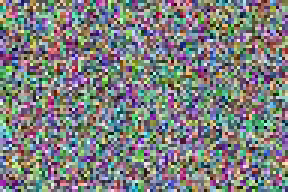
#> input picture frame 0 of samples/d2/duplicate-frames.avi, 96 x 64 px (shown 3 times larger)
$ python demo.py
#> lines starting #> are read from the running program, lines starting #| are printed output that depends on the picture; after the words box and inside, x2 and y2 are one past the last pixel; in counts of white or black regions, pixels touching at a corner belong together
### backend/d2/samples/generate.py
from __future__ import annotations
import json
from pathlib import Path
import cv2,numpy as np
from PIL import Image,ImageDraw
from ..analysis.copy_move import CopyMoveAnalyzer
from ..analysis.video_continuity import VideoContinuityAnalyzer

def generate(root=None):
    root=Path(root or Path(__file__).parents[3]/"samples"/"d2");root.mkdir(parents=True,exist_ok=True);rng=np.random.default_rng(20261112)
    control=rng.integers(0,256,(128,128,3),dtype=np.uint8);Image.fromarray(control).save(root/"control-unedited.png")
    modified=control.copy();modified[80:112,80:112]=modified[16:48,16:48];Image.fromarray(modified).save(root/"copy-move.png")
    mask=Image.new("L",(128,128));draw=ImageDraw.Draw(mask);draw.rectangle((16,16,47,47),fill=255);draw.rectangle((80,80,111,111),fill=255);mask.save(root/"copy-move-mask.png")
    tiles=np.indices((128,128)).sum(axis=0)%16<8;Image.fromarray(np.where(tiles[...,None],220,40).astype(np.uint8).repeat(3,2)).save(root/"repeating-texture-false-alarm.png")
    (root/"corrupt.png").write_bytes(b"not an image");(root/"unsupported.txt").write_text("unsupported media control",encoding="utf-8")
    video=root/"duplicate-frames.avi";writer=cv2.VideoWriter(str(video),cv2.VideoWriter_fourcc(*"MJPG"),5,(96,64));frames=[rng.integers(0,256,(64,96,3),dtype=np.uint8) for _ in range(12)];frames[7]=frames[2].copy()
    for frame in frames:writer.write(frame)
    writer.release();truth={"source_fps":5,"duplicate_pairs":[[2,7]],"note":"Frames 2 and 7 were deliberately made identical before MJPEG encoding."};(root/"duplicate-frames.json").write_text(json.dumps(truth,indent=2),encoding="utf-8")
    image_result=CopyMoveAnalyzer().analyze(root/"copy-move.png",root/"copy-move-mask.png");video_result=VideoContinuityAnalyzer(sample_fps=5,max_frames=20,hamming_threshold=2).analyze(video,truth["duplicate_pairs"])
    report={"seed":20261112,"image":{"statuses":{"format_support":image_result.format_support,"decoding":image_result.decoding,"analysis":image_result.analysis},"evaluation":image_result.evaluation,"limitations":image_result.limitations},"video":{"statuses":{"format_support":video_result.format_support,"decoding":video_result.decoding,"analysis":video_result.analysis},"evaluation":video_result.evaluation,"limitations":video_result.limitations},"controls":["control-unedited.png","repeating-texture-false-alarm.png","corrupt.png","unsupported.txt"]};(root/"evaluation-report.json").write_text(json.dumps(report,indent=2),encoding="utf-8");return report

# [1 lines that do not run on import are left out]

### backend/d2/analysis/copy_move.py
from __future__ import annotations
import io
from collections import Counter,defaultdict
from importlib.metadata import version
import numpy as np
from PIL import Image,ImageDraw
from .base import AnalysisResult,Analyzer
from .metrics import mask_metrics

LIMITATION="Copy-move localization result – possible duplicated regions. Repeated natural textures can produce false matches. This is not a universal authenticity verdict."

class CopyMoveAnalyzer(Analyzer):
    name="Exact overlapping-block shift clustering";version="1.0"
    def __init__(self,block_size=16,step=8,min_shift=24,min_cluster=3,max_dimension=1600): self.parameters={"block_size":block_size,"step":step,"min_shift":min_shift,"min_cluster":min_cluster,"max_dimension":max_dimension}
    def analyze(self,path,ground_truth=None):
        try:
            image=Image.open(path).convert("RGB");image.load()
        except Exception:
            return AnalysisResult("Unsupported","Failed","Failed",self.name,self.version,self.parameters,{},[],"The image could not be decoded.",[LIMITATION])
        if max(image.size)>self.parameters["max_dimension"]: image.thumbnail((self.parameters["max_dimension"],)*2)
        gray=np.asarray(image.convert("L"));b=self.parameters["block_size"];step=self.parameters["step"];groups=defaultdict(list)
        for y in range(0,max(0,gray.shape[0]-b+1),step):
            for x in range(0,max(0,gray.shape[1]-b+1),step): groups[gray[y:y+b,x:x+b].tobytes()].append((x,y))
        shifts=Counter();pairs=[]
        for points in groups.values():
            if 1<len(points)<=20:
                for i,a in enumerate(points):
                    for c in points[i+1:]:
                        dx,dy=c[0]-a[0],c[1]-a[1]
                        if abs(dx)+abs(dy)>=self.parameters["min_shift"]: shifts[(dx,dy)]+=1;pairs.append((a,c,(dx,dy)))
        accepted={shift for shift,count in shifts.items() if count>=self.parameters["min_cluster"]};mask=Image.new("L",image.size);draw=ImageDraw.Draw(mask);regions=[]
        for a,c,shift in pairs:
            if shift in accepted:
                for x,y in (a,c): draw.rectangle((x,y,x+b-1,y+b-1),fill=255);regions.append({"x":x,"y":y,"width":b,"height":b,"shift":{"dx":shift[0],"dy":shift[1]}})
        overlay=image.copy();od=ImageDraw.Draw(overlay,"RGBA")
        for region in regions: od.rectangle((region["x"],region["y"],region["x"]+b,region["y"]+b),fill=(255,65,54,70),outline=(255,30,20,220),width=2)
        mask_bytes=io.BytesIO();mask.save(mask_bytes,"PNG");overlay_bytes=io.BytesIO();overlay.save(overlay_bytes,"PNG")
        evaluation=None
        if ground_truth is not None:
            truth=Image.open(ground_truth).convert("L").resize(image.size,Image.Resampling.NEAREST);evaluation=mask_metrics(np.asarray(mask),np.asarray(truth))
        confidence=min(1.0,sum(shifts[s] for s in accepted)/max(1,(gray.shape[0]//step)*(gray.shape[1]//step)))
        return AnalysisResult("Supported","Succeeded","Completed",self.name,self.version,self.parameters,{"possible_regions":regions,"accepted_shift_clusters":[{"dx":s[0],"dy":s[1],"matching_blocks":shifts[s]} for s in sorted(accepted)],"similarity_score":round(confidence,6)},[{"kind":"copy_move_mask","suffix":".png","bytes":mask_bytes.getvalue()},{"kind":"copy_move_overlay","suffix":".png","bytes":overlay_bytes.getvalue()}],"Possible duplicated regions were localized." if regions else "No duplicated region met the configured exact-block threshold.",[LIMITATION,"The method detects exact repeated blocks and may miss resized, rotated, recompressed, or heavily edited copies."],evaluation)

### backend/d2/analysis/metrics.py
from __future__ import annotations
import numpy as np

def mask_metrics(predicted,truth):
    predicted=np.asarray(predicted)>0;truth=np.asarray(truth)>0
    if predicted.shape!=truth.shape: raise ValueError("Ground-truth mask dimensions must match evidence")
    tp=int(np.logical_and(predicted,truth).sum());fp=int(np.logical_and(predicted,~truth).sum());fn=int(np.logical_and(~predicted,truth).sum());tn=int(np.logical_and(~predicted,~truth).sum());union=tp+fp+fn
    safe=lambda n,d:float(n/d) if d else (1.0 if n==0 else 0.0)
    precision=safe(tp,tp+fp);recall=safe(tp,tp+fn)
    return {"iou":safe(tp,union),"pixel_agreement":safe(tp+tn,tp+tn+fp+fn),"precision":precision,"recall":recall,"f1":safe(2*precision*recall,precision+recall),"tp":tp,"fp":fp,"fn":fn,"tn":tn}

def frame_metrics(detected,truth):
    detected={tuple(sorted(map(int,p))) for p in detected};truth={tuple(sorted(map(int,p))) for p in truth};tp=len(detected&truth);fp=len(detected-truth);fn=len(truth-detected);safe=lambda n,d:float(n/d) if d else (1.0 if n==0 else 0.0);p=safe(tp,tp+fp);r=safe(tp,tp+fn)
    return {"precision":p,"recall":r,"f1":safe(2*p*r,p+r),"true_positive_pairs":tp,"false_positive_pairs":fp,"missed_pairs":fn}

### backend/d2/analysis/video_continuity.py
from __future__ import annotations
import hashlib
import cv2,numpy as np
from .base import AnalysisResult,Analyzer
from .metrics import frame_metrics
LIMITATION="Frame continuity observation only. Static scenes or certain encoding behaviors can also produce identical frames. This is not comprehensive tampering authentication."

def ahash(frame):
    small=cv2.resize(cv2.cvtColor(frame,cv2.COLOR_BGR2GRAY),(8,8),interpolation=cv2.INTER_AREA);bits=(small>=small.mean()).flatten();return sum(int(bit)<<index for index,bit in enumerate(bits))

class VideoContinuityAnalyzer(Analyzer):
    name="Bounded fixed-rate exact/aHash duplicate-frame comparison";version="1.0"
    def __init__(self,sample_fps=1.0,max_frames=120,max_duration_seconds=120.0,hamming_threshold=2): self.parameters={"sample_fps":sample_fps,"max_frames":max_frames,"max_duration_seconds":max_duration_seconds,"hamming_threshold":hamming_threshold}
    def analyze(self,path,ground_truth_pairs=None):
        capture=cv2.VideoCapture(str(path))
        if not capture.isOpened(): return AnalysisResult("Unsupported","Failed","Failed",self.name,self.version,self.parameters,{},[],"The video container could not be decoded.",[LIMITATION])
        source_fps=capture.get(cv2.CAP_PROP_FPS) or 25.0;frame_count=capture.get(cv2.CAP_PROP_FRAME_COUNT) or 0;duration=frame_count/source_fps;step=max(1,round(source_fps/self.parameters["sample_fps"]));samples=[];index=0
        while len(samples)<self.parameters["max_frames"] and index/source_fps<=self.parameters["max_duration_seconds"]:
            capture.set(cv2.CAP_PROP_POS_FRAMES,index);ok,frame=capture.read()
            if not ok: break
            samples.append({"frame_index":index,"timestamp_ms":round(index/source_fps*1000),"exact":hashlib.sha256(frame.tobytes()).hexdigest(),"ahash":ahash(frame)});index+=step
        capture.release();pairs=[]
        for i,a in enumerate(samples):
            for b in samples[i+1:]:
                distance=(a["ahash"]^b["ahash"]).bit_count()
                if a["exact"]==b["exact"] or distance<=self.parameters["hamming_threshold"]: pairs.append({"first_frame":a["frame_index"],"second_frame":b["frame_index"],"first_timestamp_ms":a["timestamp_ms"],"second_timestamp_ms":b["timestamp_ms"],"exact":a["exact"]==b["exact"],"hamming_distance":distance})
        detected=[[p["first_frame"],p["second_frame"]] for p in pairs];evaluation=frame_metrics(detected,ground_truth_pairs) if ground_truth_pairs is not None else None
        partial=duration>self.parameters["max_duration_seconds"] or frame_count>self.parameters["max_frames"]*step
        return AnalysisResult("Supported","Succeeded","Partial" if partial else "Completed",self.name,self.version,self.parameters,{"sampled_frames":len(samples),"source_fps":source_fps,"source_duration_seconds":duration,"duplicate_pairs":pairs},[],f"Observed {len(pairs)} exact or near-exact sampled-frame pair(s).",[LIMITATION,"Sampling is bounded and can miss events between sampled frames."],evaluation)

### backend/d2/demo.py
from __future__ import annotations
import os,subprocess,sys
from pathlib import Path
from .samples.generate import generate

def main():
    generate();print("D2 samples and evaluation report generated.");print("Open http://127.0.0.1:8000/d2");env={**os.environ,"PRATYAKSH_DEMO_IDENTITY":os.getenv("PRATYAKSH_DEMO_IDENTITY","Demo examiner (self-declared)")};subprocess.run([sys.executable,"-m","uvicorn","main:app","--host","127.0.0.1","--port","8000"],cwd=Path(__file__).parents[1],env=env,check=True)
#> in generate, `control = rng.integers(0, 256, (128, 128, 3), dtype=np.uint8)`:
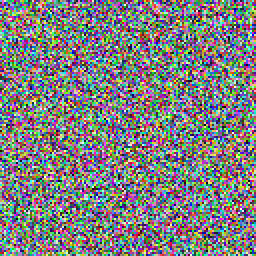
#> saved as control-unedited.png: PIL image 128x128 RGB (shown 2 times larger); mean R, G, B 126.4, 127.4, 128
#> in generate, `modified = control.copy()`:
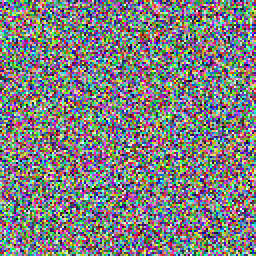
#> saved as copy-move.png: PIL image 128x128 RGB (shown 2 times larger); mean R, G, B 126.6, 127.2, 127.7
#> in generate, `mask = Image.new('L', (128, 128))`: mask: PIL image 128x128 L; every value is 0
#> in generate, `mask = Image.new('L', (128, 128))`:
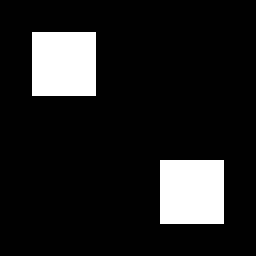
#> saved as copy-move-mask.png: PIL image 128x128 L (shown 2 times larger); 12.5% white; 2 white regions, box (x1, y1, x2, y2) and area: (16, 16, 48, 48) 1024, (80, 80, 112, 112) 1024
#> in generate, `tiles = np.indices((128, 128)).sum(axis=0) % 16 < 8`:
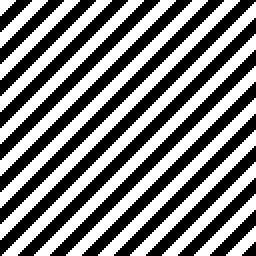
#> saved as repeating-texture-false-alarm.png: PIL image 128x128 RGB (shown 2 times larger); values 40 (black) and 220 (white), 50% white; 16 white regions, largest, box (x1, y1, x2, y2) and area: (1, 1, 128, 128) 988, (0, 0, 120, 120) 932, (17, 17, 128, 128) 860
#> in analyze, `gray = np.asarray(image.convert('L'))`:
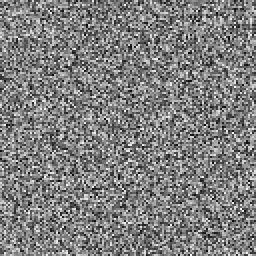
#> gray: shape (128, 128) (shown 2 times larger); min 6, max 249, mean 127.1
#> after the loop in analyze, `for a,c,shift in pairs:`: regions = 18 items
#> the loop in analyze, `for region in regions: od.rectangle((region["x"],region["y"],region["x..` made 18 passes
#> in analyze, `overlay.save(overlay_bytes, 'PNG')`:
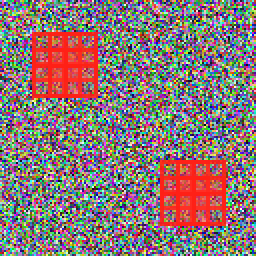
#> overlay: PIL image 128x128 RGB (shown 2 times larger); mean R, G, B 139.4, 118.8, 118.2
#> in analyze, `evaluation = mask_metrics(np.asarray(mask), np.asarray(truth))`: evaluation = 9 items
#> in analyze, frame is the input picture: shape (64, 96, 3); mean B, G, R 126.9, 126.6, 125.1
if __name__=="__main__":main()
